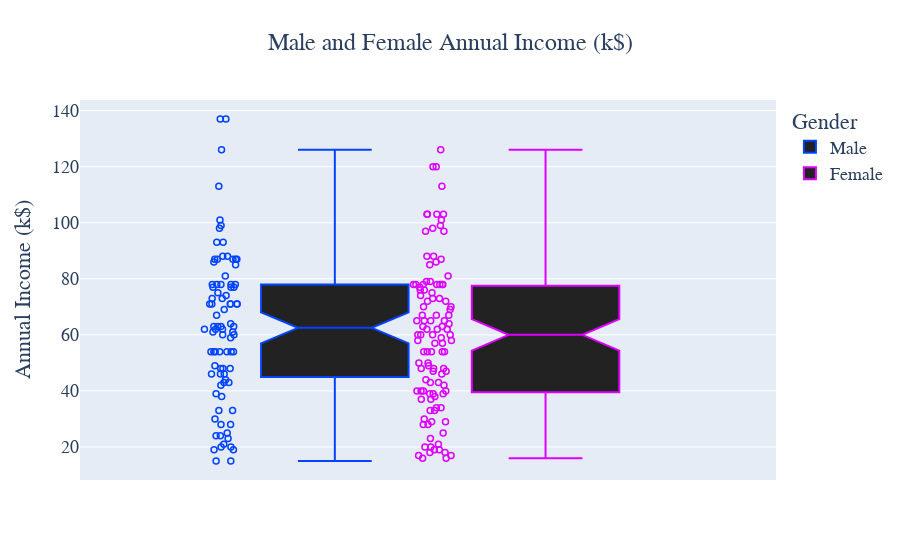

Notebook code cell kept with this figure:
### Code cell
# Create a box plot
fig = px.box(
    data,
    y="Annual Income (k$)",
    color="Gender",
    points="all",
    notched=True,
    color_discrete_sequence=["#0044FF", "#DE00FF"],
    title="Male and Female Annual Income (k$)"
)

# Update the marker style for outliers
fig.update_traces(
    marker=dict(
        size=6,
        symbol="circle-open",
        line=dict(width=1.5)
    ),
    fillcolor="#222222"
)

# Update layout for aesthetics
fig.update_layout(
    font=dict(family="PT Sans", size=18),
    title=dict(
        text="Male and Female Annual Income (k$)",
        font=dict(size=24),
        x=0.5
    ),
    yaxis_title="Annual Income (k$)"
)

# Show the plot
fig.show()

### Figure 1 — Plotly figure (JSON) as saved in the notebook; plotly's stock layout.template omitted (floating-point values rounded to 4 significant figures)
{"data": [{"alignmentgroup": "True", "boxpoints": "all", "fillcolor": "#222222", "hovertemplate": "Gender=Male<br>Annual Income (k$)=%{y}<extra></extra>", "legendgroup": "Male", "marker": {"color": "#0044FF", "line": {"width": 1.5}, "size": 6, "symbol": "circle-open"}, "name": "Male", "notched": true, "offsetgroup": "Male", "orientation": "v", "showlegend": true, "type": "box", "x0": " ", "xaxis": "x", "y": [15, 15, 19, 19, 20, 20, 21, 23, 24, 24, 25, 28, 28, 30, 33, 33, 38, 39, 42, 43, 43, 44, 46, 46, 46, 48, 48, 48, 49, 54, 54, 54, 54, 54, 54, 54, 59, 60, 60, 61, 61, 62, 62, 62, 63, 63, 63, 63, 64, 67, 69, 71, 71, 71, 71, 71, 71, 73, 73, 74, 75, 77, 77, 77, 78, 78, 78, 78, 78, 81, 85, 86, 87, 87, 87, 87, 87, 88, 88, 93, 93, 98, 99, 101, 113, 126, 137, 137], "y0": " ", "yaxis": "y"}, {"alignmentgroup": "True", "boxpoints": "all", "fillcolor": "#222222", "hovertemplate": "Gender=Female<br>Annual Income (k$)=%{y}<extra></extra>", "legendgroup": "Female", "marker": {"color": "#DE00FF", "line": {"width": 1.5}, "size": 6, "symbol": "circle-open"}, "name": "Female", "notched": true, "offsetgroup": "Female", "orientation": "v", "showlegend": true, "type": "box", "x0": " ", "xaxis": "x", "y": [16, 16, 17, 17, 18, 18, 19, 19, 20, 20, 21, 23, 25, 28, 28, 29, 29, 30, 33, 33, 34, 34, 37, 37, 38, 39, 39, 39, 40, 40, 40, 40, 42, 43, 43, 44, 46, 47, 47, 48, 48, 48, 49, 50, 50, 54, 54, 54, 54, 54, 57, 57, 58, 58, 59, 60, 60, 60, 60, 62, 62, 62, 63, 63, 64, 65, 65, 65, 65, 67, 67, 67, 69, 70, 70, 72, 72, 73, 73, 74, 75, 76, 76, 77, 78, 78, 78, 78, 78, 78, 78, 79, 79, 81, 85, 86, 87, 88, 88, 97, 97, 98, 99, 101, 103, 103, 103, 103, 113, 120, 120, 126], "y0": " ", "yaxis": "y"}], "layout": {"autosize": true, "boxmode": "group", "font": {"family": "PT Sans", "size": 18}, "legend": {"title": {"text": "Gender"}, "tracegroupgap": 0}, "title": {"font": {"size": 24}, "text": "Male and Female Annual Income (k$)", "x": 0.5}, "xaxis": {"anchor": "y", "autorange": true, "domain": [0, 1], "range": [-0.5971, 0.5577], "type": "category"}, "yaxis": {"anchor": "x", "autorange": true, "domain": [0, 1], "range": [8.222, 143.8], "title": {"text": "Annual Income (k$)"}, "type": "linear"}}}
